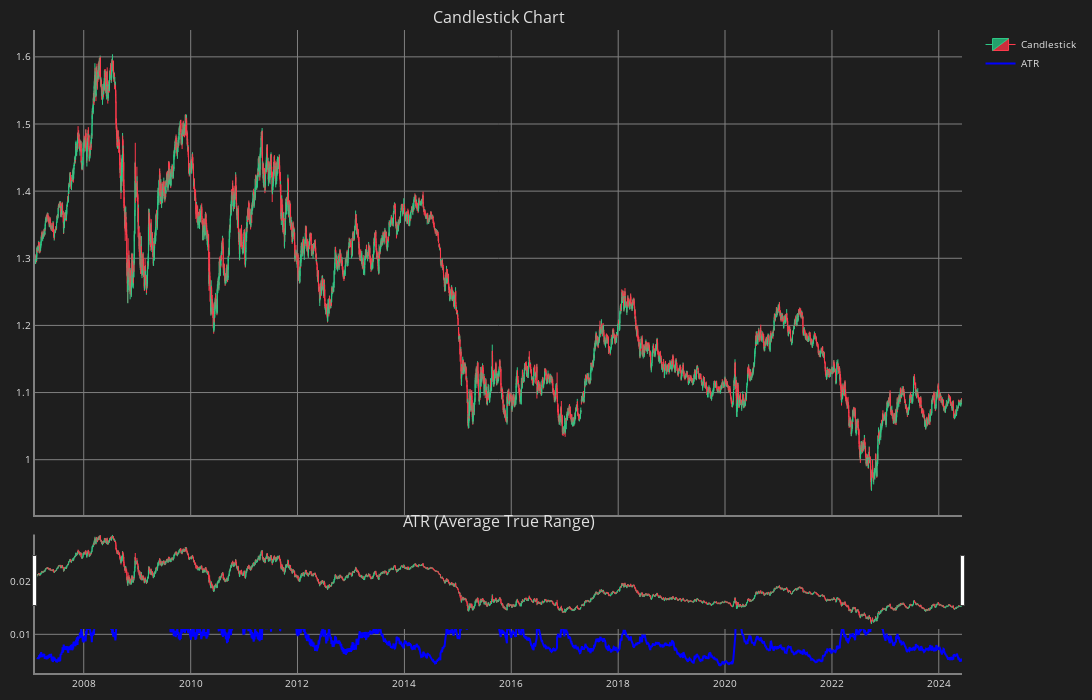

Notebook source saved alongside this figure:
### Code cell
import plotly.graph_objects as go
from plotly.subplots import make_subplots

# Create a subplot with 2 rows
fig = make_subplots(rows=2, cols=1, shared_xaxes=True,
                    vertical_spacing=0.03,  # Space between the plots
                    subplot_titles=('Candlestick Chart', 'ATR (Average True Range)'),
                    row_width=[0.2, 0.7])  # Relative heights of subplots

# Add the candlestick trace
fig.add_trace(go.Candlestick(
    x=df['Time'],
    open=df['Open'],
    high=df['High'],
    low=df['Low'],
    close=df['Close'],
    name='Candlestick',
    line=dict(width=1),
    opacity=1,
    increasing_fillcolor='#24A06B',
    decreasing_fillcolor="#CC2E3C",
    increasing_line_color='#2EC886',
    decreasing_line_color='#FF3A4C'),
    row=1, col=1)  # Specify that this trace goes in the first row, first column

# Add ATR trace
fig.add_trace(go.Scatter(
    x=df['Time'], y=df['ATR'],
    mode='lines',
    line=dict(color='blue', width=2),
    name='ATR'),
    row=2, col=1)  # Specify that this trace goes in the second row, first column

# Update layout to adjust visual elements
# Correct the typo in the layout update
fig.update_layout(width=1500, height=700,
                  margin=dict(l=10, r=10, b=10, t=30),
                  font=dict(size=10, color="#e1e1e1"),
                  paper_bgcolor="#1e1e1e",
                  plot_bgcolor="#1e1e1e")  # Corrected from 'plot_bgpower_bgcolor' to 'plot_bgcolor'

# Update x-axis and y-axis properties to improve clarity and appearance
fig.update_xaxes(showline=True, linewidth=2, linecolor='gray', gridcolor='gray')
fig.update_yaxes(showline=True, linewidth=2, linecolor='gray', gridcolor='gray')

# Show the gridlines for only the ATR subplot
fig.update_yaxes(showgrid=True, gridwidth=1, gridcolor='gray', row=2, col=1)

# Show the figure
fig.show()

### Figure 1 — Plotly figure (JSON) as saved in the notebook; plotly's stock layout.template omitted (floating-point values rounded to 4 significant figures; data arrays with more than 128 entries replaced by an {"elided": "..."} marker saying what was removed)
{"data": [{"close": {"elided": "5000 float values"}, "decreasing": {"fillcolor": "#CC2E3C", "line": {"color": "#FF3A4C"}}, "high": {"elided": "5000 float values"}, "increasing": {"fillcolor": "#24A06B", "line": {"color": "#2EC886"}}, "line": {"width": 1}, "low": {"elided": "5000 float values"}, "name": "Candlestick", "opacity": 1, "open": {"elided": "5000 float values"}, "type": "candlestick", "x": {"elided": "5000 str values"}, "xaxis": "x", "yaxis": "y"}, {"line": {"color": "blue", "width": 2}, "mode": "lines", "name": "ATR", "type": "scatter", "x": {"elided": "5000 str values"}, "xaxis": "x2", "y": {"elided": "5000 float values"}, "yaxis": "y2"}], "layout": {"annotations": [{"font": {"size": 16}, "showarrow": false, "text": "Candlestick Chart", "x": 0.5, "xanchor": "center", "xref": "paper", "y": 1, "yanchor": "bottom", "yref": "paper"}, {"font": {"size": 16}, "showarrow": false, "text": "ATR (Average True Range)", "x": 0.5, "xanchor": "center", "xref": "paper", "y": 0.2156, "yanchor": "bottom", "yref": "paper"}], "font": {"color": "#e1e1e1", "size": 10}, "height": 700, "margin": {"b": 10, "l": 10, "r": 10, "t": 30}, "paper_bgcolor": "#1e1e1e", "plot_bgcolor": "#1e1e1e", "width": 1500, "xaxis": {"anchor": "y", "domain": [0, 1], "gridcolor": "gray", "linecolor": "gray", "linewidth": 2, "matches": "x2", "showline": true, "showticklabels": false}, "xaxis2": {"anchor": "y2", "domain": [0, 1], "gridcolor": "gray", "linecolor": "gray", "linewidth": 2, "showline": true}, "yaxis": {"anchor": "x", "domain": [0.2456, 1], "gridcolor": "gray", "linecolor": "gray", "linewidth": 2, "showline": true}, "yaxis2": {"anchor": "x2", "domain": [0, 0.2156], "gridcolor": "gray", "gridwidth": 1, "linecolor": "gray", "linewidth": 2, "showgrid": true, "showline": true}}}
